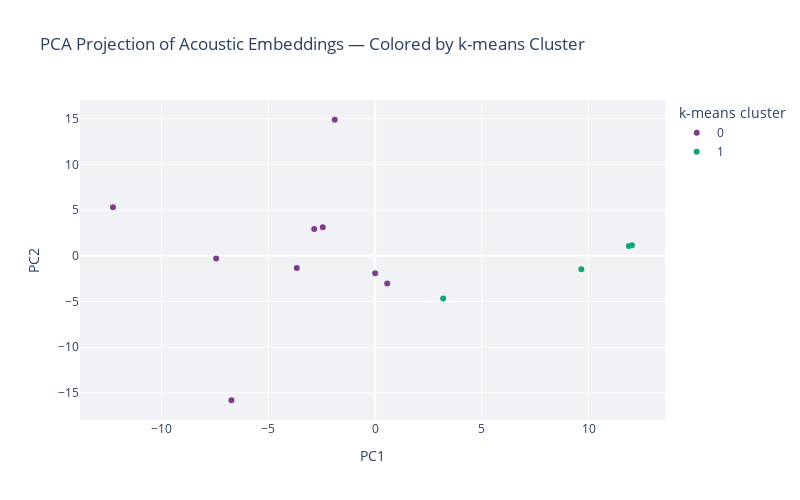

This figure's notebook cell:
### Markdown cell above
#### Below are the color options for the dots in the plot.

```python
px.colors.qualitative.Vivid
px.colors.qualitative.Dark24
px.colors.qualitative.Set1   # very bold, good for small number of clusters
px.colors.qualitative.Set3   # pastel but distinct
px.colors.qualitative.Alphabet  # huge palette
```

Just replace

```python
color_discrete_sequence=px.colors.qualitative.Bold
```

### Code cell
# --- k-means PCA scatter plot ---

# Ensure cluster labels are treated as categorical, not numeric
emb_df["cluster_kmeans_str"] = emb_df["cluster_kmeans"].astype(str)

fig_k = px.scatter(
    emb_df,
    x="pca_x",
    y="pca_y",
    color="cluster_kmeans_str",             # use string labels → categorical colors
    color_discrete_sequence=px.colors.qualitative.Bold,  # <-- HIGH CONTRAST
    hover_name="file_name",
    hover_data={
        "file_path": False,
        "duration_sec": True,
        "cluster_kmeans_str": True,
    },
    title="PCA Projection of Acoustic Embeddings — Colored by k-means Cluster",
    labels={"pca_x": "PC1", "pca_y": "PC2", "cluster_kmeans_str": "k-means cluster"},
)

fig_k.update_layout(
    legend_title_text="k-means cluster",
    width=800,
    height=500,
    plot_bgcolor="#F0F2F5",     # subtle grey for better contrast
)

fig_k.show()

### Figure 1 — Plotly figure (JSON) as saved in the notebook; plotly's stock layout.template omitted (floating-point values rounded to 4 significant figures)
{"data": [{"customdata": [["/Users/souvikmandal/Documents/06_Teaching_Mentoring/LS100_comp_etho/2025/media/audio/music_tracks/Audio_Clips/.wav versions/Mediu Zhiga.wav", 188.1, "0"], ["/Users/souvikmandal/Documents/06_Teaching_Mentoring/LS100_comp_etho/2025/media/audio/music_tracks/Audio_Clips/[SP] Alfonso Ortiz Tirado - TE QUIERO DIJISTE.mp3", 198.6, "0"], ["/Users/souvikmandal/Documents/06_Teaching_Mentoring/LS100_comp_etho/2025/media/audio/music_tracks/Audio_Clips/[SP] Alvaro Carrillo - Pinotepa Nacional.mp3", 186.6, "0"], ["/Users/souvikmandal/Documents/06_Teaching_Mentoring/LS100_comp_etho/2025/media/audio/music_tracks/Audio_Clips/[SP] Lagrimas Negras.mp3", 80.34, "0"], ["/Users/souvikmandal/Documents/06_Teaching_Mentoring/LS100_comp_etho/2025/media/audio/music_tracks/Audio_Clips/[SP] Los Panchos - Contigo.mp3", 164.6, "0"], ["/Users/souvikmandal/Documents/06_Teaching_Mentoring/LS100_comp_etho/2025/media/audio/music_tracks/Audio_Clips/[SP] Los Panchos - Jamas Jamas Jamas.mp3", 180.6, "0"], ["/Users/souvikmandal/Documents/06_Teaching_Mentoring/LS100_comp_etho/2025/media/audio/music_tracks/Audio_Clips/[ZAP] Binni Gula_za - Ni_bixi Dxi Zina.mp3", 176.8, "0"], ["/Users/souvikmandal/Documents/06_Teaching_Mentoring/LS100_comp_etho/2025/media/audio/music_tracks/Audio_Clips/[ZAP] Mediu Zhiga.mp3", 188.1, "0"], ["/Users/souvikmandal/Documents/06_Teaching_Mentoring/LS100_comp_etho/2025/media/audio/music_tracks/Audio_Clips/[ZAP] Sabor a Mi - Trio Galenos Y Mario Carrillo.mp3", 55.68, "0"]], "hovertemplate": "<b>%{hovertext}</b><br><br>k-means cluster=%{customdata[2]}<br>PC1=%{x}<br>PC2=%{y}<br>duration_sec=%{customdata[1]}<extra></extra>", "hovertext": ["Mediu Zhiga.wav", "[SP] Alfonso Ortiz Tirado - TE QUIERO DIJISTE.mp3", "[SP] Alvaro Carrillo - Pinotepa Nacional.mp3", "[SP] Lagrimas Negras.mp3", "[SP] Los Panchos - Contigo.mp3", "[SP] Los Panchos - Jamas Jamas Jamas.mp3", "[ZAP] Binni Gula_za - Ni_bixi Dxi Zina.mp3", "[ZAP] Mediu Zhiga.mp3", "[ZAP] Sabor a Mi - Trio Galenos Y Mario Carrillo.mp3"], "legendgroup": "0", "marker": {"color": "rgb(127, 60, 141)", "symbol": "circle"}, "mode": "markers", "name": "0", "orientation": "v", "showlegend": true, "type": "scatter", "x": [-2.453, -6.731, -1.892, -7.446, -3.669, 0.5657, 0.0006639, -2.852, -12.28], "xaxis": "x", "y": [3.132, -15.79, 14.88, -0.2857, -1.339, -3.033, -1.896, 2.933, 5.303], "yaxis": "y"}, {"customdata": [["/Users/souvikmandal/Documents/06_Teaching_Mentoring/LS100_comp_etho/2025/media/audio/music_tracks/Audio_Clips/.wav versions/Ra Bacheeza.wav", 187.6, "1"], ["/Users/souvikmandal/Documents/06_Teaching_Mentoring/LS100_comp_etho/2025/media/audio/music_tracks/Audio_Clips/[SP] Los Panchos - Te Quiero Dijiste.mp3", 146.0, "1"], ["/Users/souvikmandal/Documents/06_Teaching_Mentoring/LS100_comp_etho/2025/media/audio/music_tracks/Audio_Clips/[SP] Soledad y el Mar - Natalia Lafourcade.mp3", 216.2, "1"], ["/Users/souvikmandal/Documents/06_Teaching_Mentoring/LS100_comp_etho/2025/media/audio/music_tracks/Audio_Clips/[ZAP] Ra Bacheeza.mp3", 187.6, "1"]], "hovertemplate": "<b>%{hovertext}</b><br><br>k-means cluster=%{customdata[2]}<br>PC1=%{x}<br>PC2=%{y}<br>duration_sec=%{customdata[1]}<extra></extra>", "hovertext": ["Ra Bacheeza.wav", "[SP] Los Panchos - Te Quiero Dijiste.mp3", "[SP] Soledad y el Mar - Natalia Lafourcade.mp3", "[ZAP] Ra Bacheeza.mp3"], "legendgroup": "1", "marker": {"color": "rgb(17, 165, 121)", "symbol": "circle"}, "mode": "markers", "name": "1", "orientation": "v", "showlegend": true, "type": "scatter", "x": [12.03, 9.655, 3.185, 11.88], "xaxis": "x", "y": [1.147, -1.464, -4.668, 1.084], "yaxis": "y"}], "layout": {"height": 500, "legend": {"title": {"text": "k-means cluster"}, "tracegroupgap": 0}, "plot_bgcolor": "#F0F2F5", "title": {"text": "PCA Projection of Acoustic Embeddings — Colored by k-means Cluster"}, "width": 800, "xaxis": {"anchor": "y", "domain": [0, 1], "title": {"text": "PC1"}}, "yaxis": {"anchor": "x", "domain": [0, 1], "title": {"text": "PC2"}}}}
